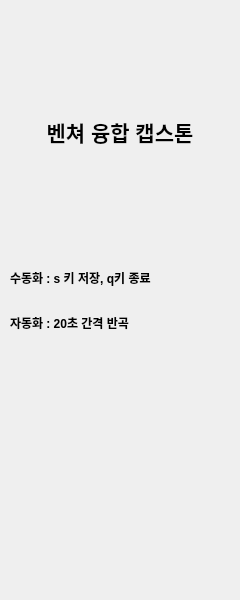
<?xml version="1.0" encoding="UTF-8"?>
<ui version="4.0">
 <class>RightColumn</class>
 <widget class="QWidget" name="RightColumn">
  <property name="geometry">
   <rect>
    <x>0</x>
    <y>0</y>
    <width>240</width>
    <height>600</height>
   </rect>
  </property>
  <property name="windowTitle">
   <string>Form</string>
  </property>
  <layout class="QVBoxLayout" name="main_pages_layout">
   <property name="spacing">
    <number>0</number>
   </property>
   <property name="leftMargin">
    <number>5</number>
   </property>
   <property name="topMargin">
    <number>5</number>
   </property>
   <property name="rightMargin">
    <number>5</number>
   </property>
   <property name="bottomMargin">
    <number>5</number>
   </property>
   <item>
    <widget class="QStackedWidget" name="menus">
     <property name="currentIndex">
      <number>0</number>
     </property>
     <widget class="QWidget" name="menu_1">
      <layout class="QVBoxLayout" name="verticalLayout">
       <property name="spacing">
        <number>5</number>
       </property>
       <property name="leftMargin">
        <number>5</number>
       </property>
       <property name="topMargin">
        <number>5</number>
       </property>
       <property name="rightMargin">
        <number>5</number>
       </property>
       <property name="bottomMargin">
        <number>5</number>
       </property>
       <item>
        <widget class="QLabel" name="label_1">
         <property name="font">
          <font>
           <pointsize>16</pointsize>
           <bold>true</bold>
          </font>
         </property>
         <property name="styleSheet">
          <string notr="true">font-size: 16pt</string>
         </property>
         <property name="text">
          <string>벤쳐 융합 캡스톤</string>
         </property>
         <property name="alignment">
          <set>Qt::AlignmentFlag::AlignCenter</set>
         </property>
        </widget>
       </item>
       <item>
        <widget class="QLabel" name="label_4">
         <property name="maximumSize">
          <size>
           <width>16777215</width>
           <height>40</height>
          </size>
         </property>
         <property name="font">
          <font>
           <bold>true</bold>
          </font>
         </property>
         <property name="text">
          <string>수동화 : s 키 저장, q키 종료</string>
         </property>
        </widget>
       </item>
       <item>
        <widget class="QLabel" name="label_3">
         <property name="maximumSize">
          <size>
           <width>16777215</width>
           <height>40</height>
          </size>
         </property>
         <property name="font">
          <font>
           <bold>true</bold>
          </font>
         </property>
         <property name="text">
          <string>자동화 : 20초 간격 반곡</string>
         </property>
        </widget>
       </item>
       <item>
        <widget class="QLabel" name="label">
         <property name="text">
          <string/>
         </property>
        </widget>
       </item>
      </layout>
     </widget>
     <widget class="QWidget" name="menu_2">
      <layout class="QVBoxLayout" name="verticalLayout_2">
       <property name="spacing">
        <number>5</number>
       </property>
       <property name="leftMargin">
        <number>5</number>
       </property>
       <property name="topMargin">
        <number>5</number>
       </property>
       <property name="rightMargin">
        <number>5</number>
       </property>
       <property name="bottomMargin">
        <number>5</number>
       </property>
       <item>
        <widget class="QLabel" name="label_2">
         <property name="font">
          <font>
           <pointsize>16</pointsize>
          </font>
         </property>
         <property name="styleSheet">
          <string notr="true">font-size: 16pt</string>
         </property>
         <property name="text">
          <string>Menu 2 - Right Menu</string>
         </property>
         <property name="alignment">
          <set>Qt::AlignmentFlag::AlignCenter</set>
         </property>
        </widget>
       </item>
      </layout>
     </widget>
    </widget>
   </item>
  </layout>
 </widget>
 <resources/>
 <connections/>
</ui>
